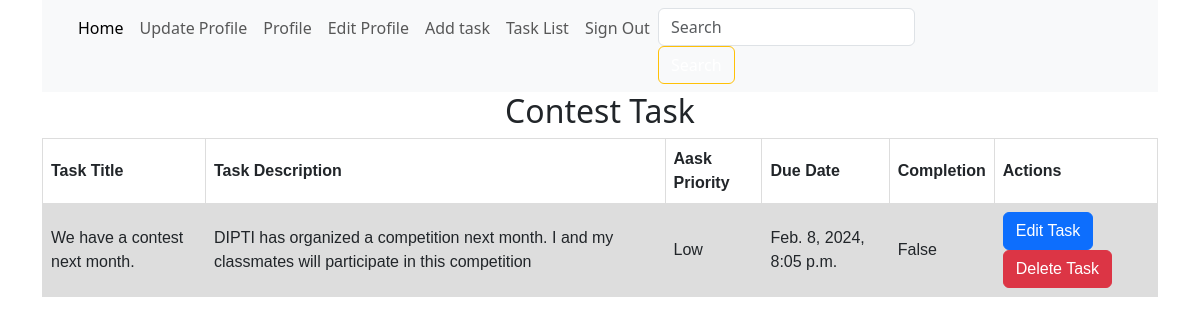
Page /contest/ (signed in) on the committed database.
### task_app/models.py (models this page shows)
class Add_task(models.Model):
    PRIORITY = [
        ('High', 'High'),
        ('Medium', 'Medium'),
        ('Low', 'Low'),
    ]
    CATEGORIE = [
        ('proggraming', 'proggraming'),
        ('practice', 'practice'),
        ('contest', 'contest'),
    ]
    user = models.ForeignKey(Custom_user, on_delete=models.CASCADE, null=True)
    task_title = models.CharField(max_length=100, null=True)
    task_description = models.TextField()
    task_priority = models.CharField(choices=PRIORITY, max_length=30, null=True)
    due_date = models.DateTimeField(default=timezone.now)
    completion_status = models.BooleanField(default=False)
    task_categorie = models.CharField(choices=CATEGORIE, max_length=30, null=True)

### task_app/views.py (the view)
# urls.py: path('contest/', contest, name='contest'),
@login_required
def contest(request):
    tasks = Add_task.objects.filter(task_categorie='contest').order_by('user')
    context = {
        'tasks': tasks
    }
    return render(request, 'contest.html', context)

### templates/contest.html (shortened to what this page needs)
{% extends 'base.html' %}
{% block body_content %}
<!DOCTYPE html>
<html>
<head>
</head>
<body>
<h2 style="text-align: center;"> Contest Task</h2>
<table>
  <tr>
    <th>Task Title</th>
    <th>Task Description</th>
    <th>Aask Priority</th>
    <th>Due Date</th>
    <th>Completion</th>
    <th>Actions</th>
  </tr>
  {% for task in tasks %}
  <tr>
    <td>{{ task.task_title }} </td>
    <td>{{ task.task_description }}</td>
    <td>{{ task.task_priority }}</td>
    <td>{{ task.due_date }}</td>
    <td>{{ task.completion_status }}</td>
    <td>
      <a href="{% url 'edittask' task.id %}">
        <button type="submit" class="btn btn-primary"> Edit Task</button>
      </a>
      <a href="{% url 'deletetask' task.id %}">
        <button type="submit" class="btn btn-danger"> Delete Task</button>
      </a>
    </td>
  </tr>
  {% endfor %}
</table>
</body>
</html>
{% endblock body_content %}

### templates/contest.html (style rules this page uses)
table { font-family: arial, sans-serif; border-collapse: collapse; width: 100%; }
td, th { border: 1px solid #dddddd; text-align: left; padding: 8px; }
tr:nth-child(even) { background-color: #dddddd; }

### rows in the picture
Add_task: task_title "We have a contest next month.", task_description "DIPTI has organized a competition next month. I and my classmates will participate in this competition", task_priority "Low", due_date "Feb. 8, 2024, 8:05 p.m.", completion_status "False"
